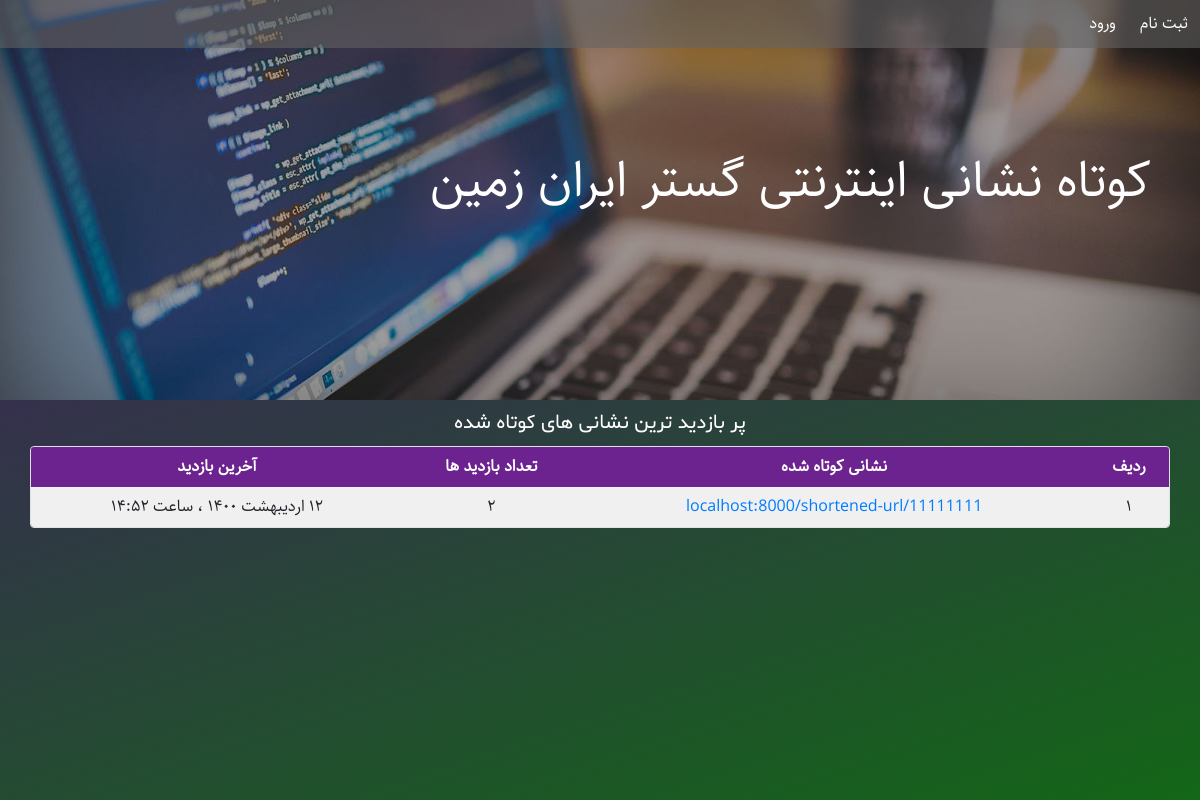
The app's page /, older data.
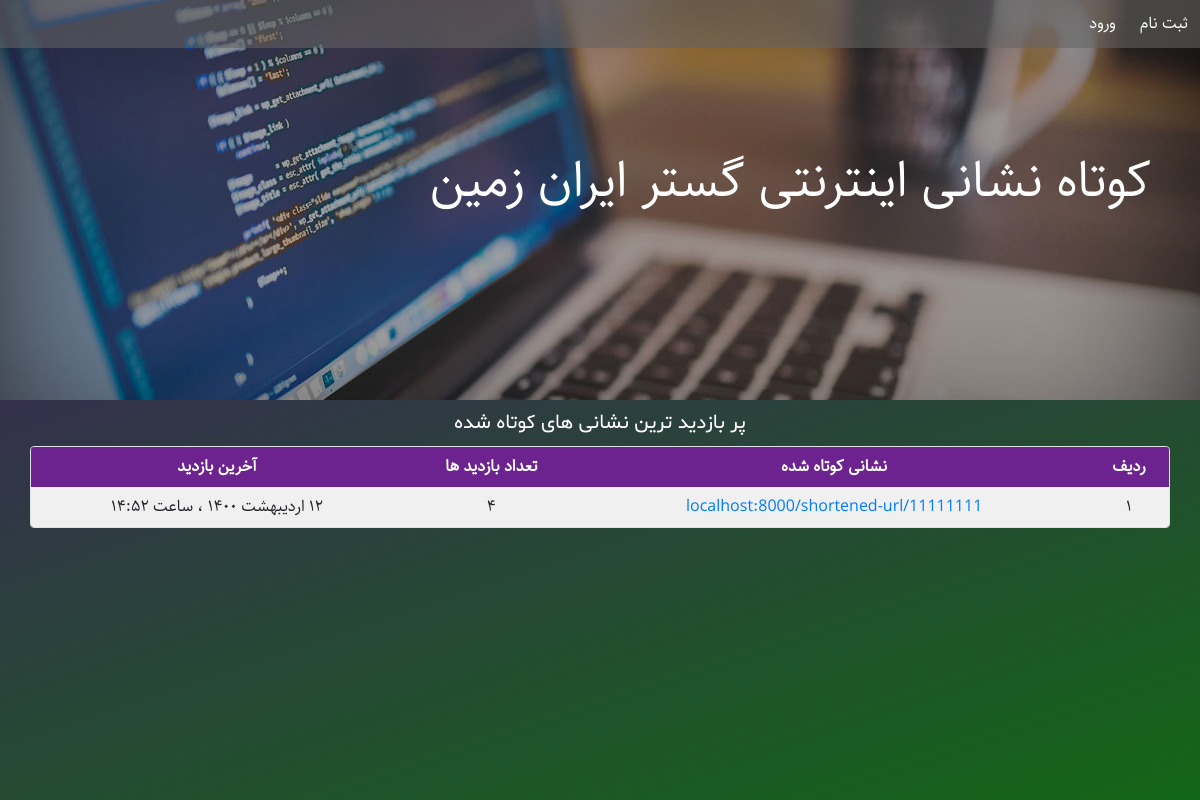
The same page, newer data.
### URLshortener/models.py (models this page shows, shortened)
class URL(models.Model):
    address = models.URLField(max_length=512, verbose_name='نشانی اینترنتی')
    slug = models.SlugField(max_length=8, unique=True, verbose_name='اسلاگ')
    visits = models.PositiveIntegerField(default=0, verbose_name='تعداد بازدید ها')
    created = models.DateTimeField(auto_now_add=True, verbose_name='تاریخ ایجاد')
    last_visit = models.DateTimeField(default=timezone.now, verbose_name='آخرین بازدید')
    author = models.ForeignKey(User, on_delete=models.CASCADE, related_name='urls',
                               verbose_name='ایجاد کننده')
    def last_visit_jalali(self):
        return datetime_to_jalali_str(self.last_visit)
    last_visit_jalali.short_description = 'آخرین بازدید'
    def created_jalali(self):
        return datetime_to_jalali_str(self.created)
    created_jalali.short_description = 'تاریخ ایجاد'
    def __str__(self):
        return 'localhost:8000/shortened-url/' + self.slug
    class Meta:
        verbose_name = 'نشانی اینترنتی'
        verbose_name_plural = 'نشانی های اینترنتی'

### URLshortener/views.py (the view)
# urls.py: path('', views.home, name='home'),
def home(request):
    context = {
        'short_urls': URL.objects.order_by('-visits'),
    }
    return render(request, 'URLshortener/home.html', context)

### URLshortener/templatetags/custom_filters.py (called while the page is built)
@register.filter
@stringfilter
def to_persian(string):
    return numbers_to_persian(string)

### extensions/jalali.py (called while the page is built)
    def persian_tuple(self):
        return self.persian_year, self.persian_month, self.persian_day

### extensions/time_utils.py (called while the page is built)
def numbers_to_persian(string):
    en_to_fa = {
        '0': '۰',
        '1': '۱',
        '2': '۲',
        '3': '۳',
        '4': '۴',
        '5': '۵',
        '6': '۶',
        '7': '۷',
        '8': '۸',
        '9': '۹',
    }
    for en, fa in en_to_fa.items():
        string = string.replace(en, fa)
    return string

def datetime_to_jalali_str(time):
    jalali_month = (
        'فروردین',
        'اردیبهشت',
        'خرداد',
        'تیر',
        'مرداد',
        'شهریور',
        'مهر',
        'آبان',
        'آذر',
        'دی',
        'بهمن',
        'اسفند'
    )
    time = timezone.localtime(time)
    year, month, day = jalali.Gregorian(time.year, time.month, time.day).persian_tuple()
    jalali_to_str = '{} {} {} ، ساعت {:02d}:{:02d}'.format(
        day,
        jalali_month[month-1],
        year,
        time.hour,
        time.minute
    )
    return numbers_to_persian(jalali_to_str)

### templates/URLshortener/home.html (shortened to what this page needs)
<!DOCTYPE html>
{% load static %}
{% load custom_filters %}
<html>
<head>
    <link rel="stylesheet" href="https://maxcdn.bootstrapcdn.com/bootstrap/4.5.2/css/bootstrap.min.css">
	<link rel='stylesheet' href="{% static 'URLshortener/css/fonts.css' %}">
	<link rel='stylesheet' href="{% static 'URLshortener/css/home.css' %}">
</head>
<body>
	<header class='container-fluid p-0'>
		<nav class='navbar navbar-expand p-0'>
		{% if user.is_authenticated %}
			<ul class="navbar-nav p-0 m-0">
				<li class="nav-item p-1 text-center">
					<a class="nav-link" href="{% url 'URLshortener:dashboard' %}">پنل کاربری</a>
				</li>
				<li class="nav-item p-1 text-center">
					<a class="nav-link" href="{% url 'URLshortener:add-url' %}">کوتاه کردن نشانی</a>
				</li>
				<li class="nav-item p-1 text-center">
					<a class="nav-link" href="{% url 'URLshortener:sign-out' %}">خروج</a>
				</li>
			</ul>
		{% else %}
			<ul class="navbar-nav p-0 m-0">
				<li class="nav-item p-1 text-center">
					<a class="nav-link" href="{% url 'URLshortener:sign-up' %}">ثبت نام</a>
				</li>
				<li class="nav-item p-1 text-center">
					<a class="nav-link" href="{% url 'URLshortener:sign-in' %}">ورود</a>
				</li>
			</ul>
		{% endif %}
		</nav>
		<div class='text-right p-5 mt-5 text-white header-title'>کوتاه نشانی اینترنتی گستر ایران زمین</div>
	</header>
	<main class='p-2'>
		<div class='container text-center text-white main-title'>پر بازدید ترین نشانی های کوتاه شده</div>
		<div class='container table-responsive p-0 my-2 mx-auto rounded table-div border'>
			<table class='table table-light table-striped table-borderless urls-table text-center p-0 mx-auto my-0'>
				<thead>
					<tr>
						<th class='url-property p-2'>ردیف</th>
						<th class='url-property p-2'>نشانی کوتاه شده</th>
						<th class='url-property p-2'>تعداد بازدید ها</th>
						<th class='url-property p-2'>آخرین بازدید</th>
					</tr>
				</thead>
				<tbody>
					{% for short_url in short_urls %}
					<tr>
						<td class='p-2'>{{ forloop.counter|to_persian }}</td>
						<td class='p-2'>
							<a href="{% url 'URLshortener:shortened-url' short_url.slug%}">
							{{ short_url }}
							</a>
						</td>
						<td class='p-2'>{{ short_url.visits|to_persian }}</td>
						<td class='p-2'>{{ short_url.last_visit_jalali }}</td>
					</tr>
					{% endfor %}
				</tbody>
			</table>
		</div>
	</main>
</body>
</html>

Row changes from the older to the newer data that the page shows:
changed URL "localhost:8000/shortened-url/11111111": visits|to_persian "۲" → "۴"
